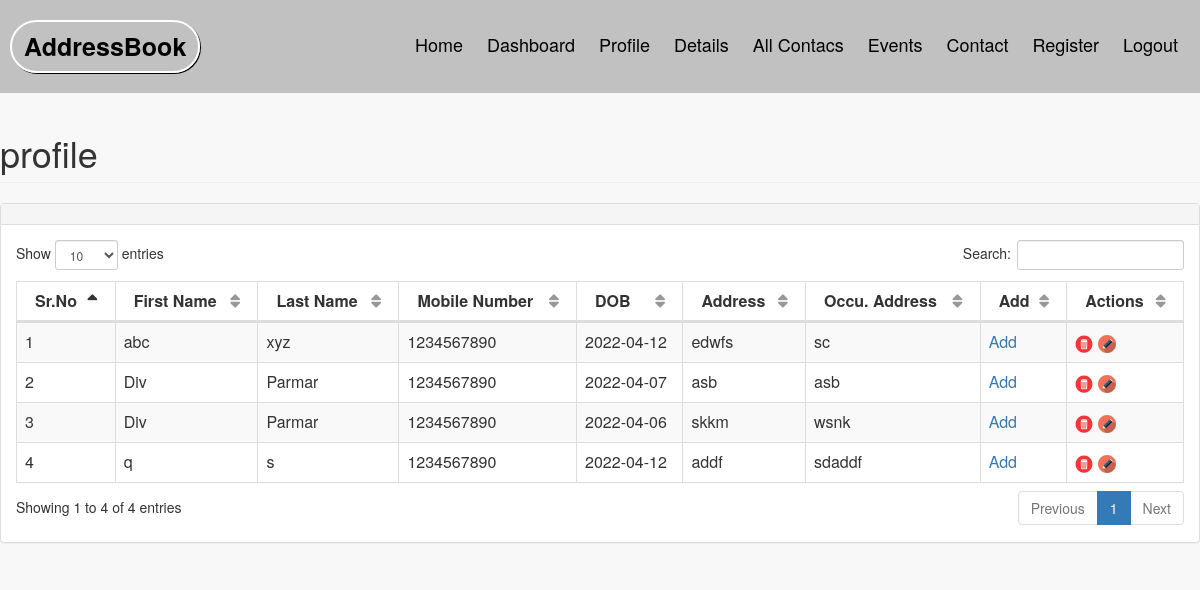
The app's page /manage_dashboard.php with its own data.
### tables this page shows
CREATE TABLE `dashboard` (
  `id` int(11) NOT NULL,
  `fname` varchar(30) NOT NULL,
  `lname` varchar(20) NOT NULL,
  `mobile` int(10) NOT NULL,
  `dob` date NOT NULL,
  `hadd` varchar(20) NOT NULL,
  `oadd` varchar(10) NOT NULL
);

### manage_dashboard.php (the view, shortened to what this page needs)
<?php
include("header1.php");
include("connection.php");
        ?>
<!DOCTYPE html>
<html lang="en">
<head>
    <link href="vendor/bootstrap/css/bootstrap.min.css" rel="stylesheet">
    <link href="vendor/metisMenu/metisMenu.min.css" rel="stylesheet">
    <link href="vendor/datatables-plugins/dataTables.bootstrap.css" rel="stylesheet">
    <link href="vendor/datatables-responsive/dataTables.responsive.css" rel="stylesheet">
    <link href="dist/css/sb-admin-2.css" rel="stylesheet">
    <link href="vendor/font-awesome/css/font-awesome.min.css" rel="stylesheet" type="text/css">
</head>
<body>
            <div class="row">
                <div class="col-lg-12">
                    <h1 class="page-header">profile</h1>
                </div>
            </div>
            <div class="row">
                <div class="col-lg-12">
                    <div class="panel panel-default">
                        <div class="panel-heading">
                        </div>
                        <div class="panel-body">
                            <table width="100%" class="table table-striped table-bordered table-hover" id="dataTables-example">
                                <thead>
                                    <tr>
                                        <th>Sr.No</th>
                                        <th>First Name</th>
                                        <th>Last Name</th>
                                        <th>Mobile Number</th>
                                        <th>DOB</th>
                                        <th>Address</th>
                                        <th>Occu. Address</th>
                                        <th>Add</th>
                                        <th>Actions</th>
                                        </tr>
                                </thead>
                                <tbody>
<?php
$n=1;
$select="select * from dashboard";
$query=mysqli_query($connection,$select);
while($row=mysqli_fetch_array($query))
{
  ?>
                                 <tr class="odd gradeX">
                                        <td><?php echo $n++;?></td>
        <td><?php echo $row['fname'];?></td>
        <td><?php echo $row['lname'];?></td>
        <td><?php echo $row['mobile'];?></td>
        <td><?php echo $row['dob'];?></td>
        <td><?php echo $row['hadd'];?></td>
        <td><?php echo $row['oadd'];?></td>
     <td> <a href="Dashboard.php">Add</a></td>
    <td> <a href="manage_dashboard.php?delete_value=<?php echo $row['id'];?>"><img src="images/delete(1).png" title="Delete" style="cursor:pointer; width:18px; height:18px" /></a>
         <a href="edit_dashboard.php?id=<?php echo $row['id'];?>"><img src="images/edit(1).png" title="Edit" style="cursor:pointer; width:18px; height:18px" /></a>
               </td>
                                    </tr>
                                    <?php
}
                                    ?>                            </tbody>
                            </table>
                        </div>
                    </div>
                </div>
            </div>
</body>
</html>

### records on screen
dashboard: fname "abc", lname "xyz", mobile "1234567890", dob "2022-04-12", hadd "edwfs", oadd "sc"
dashboard: fname "Div", lname "Parmar", mobile "1234567890", dob "2022-04-07", hadd "asb", oadd "asb"
dashboard: fname "Div", lname "Parmar", mobile "1234567890", dob "2022-04-06", hadd "skkm", oadd "wsnk"
dashboard: fname "q", lname "s", mobile "1234567890", dob "2022-04-12", hadd "addf", oadd "sdaddf"
